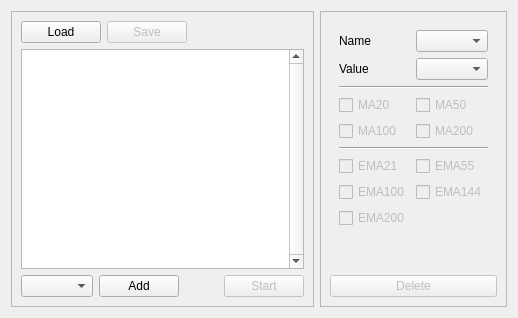
<?xml version="1.0" encoding="UTF-8"?>
<ui version="4.0">
 <class>configsWindow</class>
 <widget class="QWidget" name="configsWindow">
  <property name="enabled">
   <bool>true</bool>
  </property>
  <property name="geometry">
   <rect>
    <x>0</x>
    <y>0</y>
    <width>518</width>
    <height>318</height>
   </rect>
  </property>
  <property name="windowTitle">
   <string>MarketWatcher</string>
  </property>
  <layout class="QHBoxLayout" name="horizontalLayout">
   <item>
    <widget class="QFrame" name="configsWidget">
     <property name="enabled">
      <bool>true</bool>
     </property>
     <property name="frameShape">
      <enum>QFrame::StyledPanel</enum>
     </property>
     <layout class="QVBoxLayout" name="verticalLayout_2">
      <item>
       <layout class="QHBoxLayout" name="topLayout">
        <item>
         <widget class="QPushButton" name="loadButton">
          <property name="text">
           <string>Load</string>
          </property>
         </widget>
        </item>
        <item>
         <widget class="QPushButton" name="saveButton">
          <property name="enabled">
           <bool>false</bool>
          </property>
          <property name="text">
           <string>Save</string>
          </property>
         </widget>
        </item>
        <item>
         <spacer name="topSpacer">
          <property name="orientation">
           <enum>Qt::Horizontal</enum>
          </property>
          <property name="sizeHint" stdset="0">
           <size>
            <width>40</width>
            <height>20</height>
           </size>
          </property>
         </spacer>
        </item>
       </layout>
      </item>
      <item>
       <widget class="QListWidget" name="configsList">
        <property name="verticalScrollBarPolicy">
         <enum>Qt::ScrollBarAlwaysOn</enum>
        </property>
        <property name="horizontalScrollBarPolicy">
         <enum>Qt::ScrollBarAlwaysOff</enum>
        </property>
       </widget>
      </item>
      <item>
       <layout class="QHBoxLayout" name="bottomLayout">
        <item>
         <widget class="QComboBox" name="timeframeBox"/>
        </item>
        <item>
         <widget class="QPushButton" name="addButton">
          <property name="enabled">
           <bool>true</bool>
          </property>
          <property name="text">
           <string>Add</string>
          </property>
         </widget>
        </item>
        <item>
         <spacer name="bottomSpacer">
          <property name="orientation">
           <enum>Qt::Horizontal</enum>
          </property>
          <property name="sizeHint" stdset="0">
           <size>
            <width>40</width>
            <height>20</height>
           </size>
          </property>
         </spacer>
        </item>
        <item>
         <widget class="QPushButton" name="startButton">
          <property name="enabled">
           <bool>false</bool>
          </property>
          <property name="text">
           <string>Start</string>
          </property>
         </widget>
        </item>
       </layout>
      </item>
     </layout>
    </widget>
   </item>
   <item>
    <widget class="QFrame" name="configEditor">
     <property name="enabled">
      <bool>true</bool>
     </property>
     <property name="frameShape">
      <enum>QFrame::StyledPanel</enum>
     </property>
     <property name="frameShadow">
      <enum>QFrame::Raised</enum>
     </property>
     <layout class="QVBoxLayout" name="verticalLayout">
      <item>
       <widget class="QWidget" name="configGrid" native="true">
        <property name="enabled">
         <bool>true</bool>
        </property>
        <layout class="QFormLayout" name="formLayout">
         <item row="0" column="0">
          <widget class="QLabel" name="nameLabel">
           <property name="text">
            <string>Name</string>
           </property>
          </widget>
         </item>
         <item row="0" column="1">
          <widget class="QComboBox" name="nameBox">
           <property name="sizePolicy">
            <sizepolicy hsizetype="Expanding" vsizetype="Fixed">
             <horstretch>0</horstretch>
             <verstretch>0</verstretch>
            </sizepolicy>
           </property>
          </widget>
         </item>
         <item row="1" column="0">
          <widget class="QLabel" name="valueLabel">
           <property name="text">
            <string>Value</string>
           </property>
          </widget>
         </item>
         <item row="1" column="1">
          <widget class="QComboBox" name="valueBox">
           <property name="sizePolicy">
            <sizepolicy hsizetype="Expanding" vsizetype="Fixed">
             <horstretch>0</horstretch>
             <verstretch>0</verstretch>
            </sizepolicy>
           </property>
          </widget>
         </item>
         <item row="3" column="0">
          <widget class="QCheckBox" name="MA20">
           <property name="enabled">
            <bool>false</bool>
           </property>
           <property name="text">
            <string>MA20</string>
           </property>
          </widget>
         </item>
         <item row="3" column="1">
          <widget class="QCheckBox" name="MA50">
           <property name="enabled">
            <bool>false</bool>
           </property>
           <property name="text">
            <string>MA50</string>
           </property>
          </widget>
         </item>
         <item row="4" column="0">
          <widget class="QCheckBox" name="MA100">
           <property name="enabled">
            <bool>false</bool>
           </property>
           <property name="text">
            <string>MA100</string>
           </property>
          </widget>
         </item>
         <item row="4" column="1">
          <widget class="QCheckBox" name="MA200">
           <property name="enabled">
            <bool>false</bool>
           </property>
           <property name="text">
            <string>MA200</string>
           </property>
          </widget>
         </item>
         <item row="5" column="0" colspan="2">
          <widget class="Line" name="line">
           <property name="orientation">
            <enum>Qt::Horizontal</enum>
           </property>
          </widget>
         </item>
         <item row="6" column="0">
          <widget class="QCheckBox" name="EMA21">
           <property name="enabled">
            <bool>false</bool>
           </property>
           <property name="text">
            <string>EMA21</string>
           </property>
          </widget>
         </item>
         <item row="6" column="1">
          <widget class="QCheckBox" name="EMA55">
           <property name="enabled">
            <bool>false</bool>
           </property>
           <property name="text">
            <string>EMA55</string>
           </property>
          </widget>
         </item>
         <item row="7" column="0">
          <widget class="QCheckBox" name="EMA100">
           <property name="enabled">
            <bool>false</bool>
           </property>
           <property name="text">
            <string>EMA100</string>
           </property>
          </widget>
         </item>
         <item row="7" column="1">
          <widget class="QCheckBox" name="EMA144">
           <property name="enabled">
            <bool>false</bool>
           </property>
           <property name="text">
            <string>EMA144</string>
           </property>
          </widget>
         </item>
         <item row="8" column="0">
          <widget class="QCheckBox" name="EMA200">
           <property name="enabled">
            <bool>false</bool>
           </property>
           <property name="text">
            <string>EMA200</string>
           </property>
          </widget>
         </item>
         <item row="2" column="0" colspan="2">
          <widget class="Line" name="line_2">
           <property name="orientation">
            <enum>Qt::Horizontal</enum>
           </property>
          </widget>
         </item>
        </layout>
       </widget>
      </item>
      <item>
       <widget class="QPushButton" name="deleteButton">
        <property name="enabled">
         <bool>false</bool>
        </property>
        <property name="text">
         <string>Delete</string>
        </property>
       </widget>
      </item>
     </layout>
    </widget>
   </item>
  </layout>
 </widget>
 <resources/>
 <connections/>
</ui>
